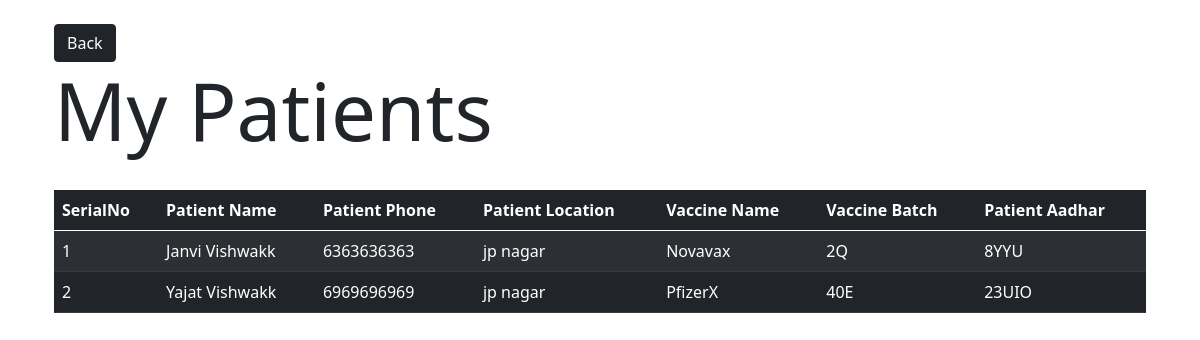
The app's page /doctor/mypatients (signed in) with its own data.
### CovaxinatorAPI/models.py (models this page shows, shortened)
class Patient(db.Model):
	id = db.Column(db.Integer, primary_key=True)
	name = db.Column(db.String)
	phone = db.Column(db.String) #also used as username
	password = db.Column(db.String) #also used as password
	location = db.relationship('Location', secondary=patient_location_association, backref=db.backref('patients', lazy='dynamic'))
	aadhar = db.Column(db.String)
	address = db.Column(db.String)
	is_alive = db.Column(db.String)
	is_vaccinated = db.Column(db.Boolean, default=False)
	doctor_id = db.Column(db.Integer, db.ForeignKey('doctor.id'))
	vaccine_batch_id = db.Column(db.Integer, db.ForeignKey('vaccine_batch.id'))
	side_effects = db.relationship('SideEffects', backref='patient')
	followup_chat_id = db.Column(db.Integer, db.ForeignKey('follow_up_chat_data.id'))

class Location(db.Model):
	id = db.Column(db.Integer, primary_key=True)
	name = db.Column(db.String)

class VaccineBatch(db.Model):
	id = db.Column(db.Integer, primary_key=True)
	vaccine_name = db.Column(db.String)
	batch_id = db.Column(db.String)
	doctor_id = db.Column(db.Integer, db.ForeignKey('doctor.id'))
	patients = db.relationship('Patient', backref='vaccine_batch')
	vaccine_count = db.Column(db.Integer)

### CovaxinatorAPI/doctor/routes.py (the view)
@doctor.route('/mypatients')
def get_my_patients():
	doc_id = session.get('logged_in_doctor')
	if(not doc_id): return redirect(url_for('doctor.doctor_login'))
	doctor = Doctor.query.filter_by(id=doc_id).first()
	patients = doctor.patients
	return render_template('doctor/mypatients.html', title="Fatalities", patients=patients)

### CovaxinatorAPI/templates/doctor/mypatients.html
{% extends 'layout.html' %}
{% block content %}
<div class="container p-4">
<button class="btn btn-dark" onclick="window.history.back()"> Back </button>
<h1 class="display-1">My Patients</h1>
<br>
<table class="table table-striped table-dark" id="tbl">
		<thead>
			<tr>
			<th scope="col">SerialNo</th>
			<th scope="col">Patient Name</th>
			<th scope="col">Patient Phone</th>
			<th scope="col">Patient Location</th>
			<th scope="col">Vaccine Name</th>
			<th scope="col">Vaccine Batch</th>
			<th scope="col">Patient Aadhar</th>
			</tr>
		</thead>
		<tbody id='tbl'>
			{% for e in patients %}
			<tr data-phone="{{e.name}}">
			<td>{{loop.index}}</td>
				<td>{{e.name}}</td>
				<td>{{e.phone}}</td>
				<td>{{e.location[0].name}}</td>
				<td>{{e.vaccine_batch.vaccine_name}}</td>
				<td>{{e.vaccine_batch.batch_id}}</td>
				<td>{{e.aadhar}}</td>
			</tr>
			{% endfor %}
		</tbody>
	</table>
</div>
{% endblock content %}

### CovaxinatorAPI/templates/layout.html (shortened to what this page needs)
<!doctype html>
<html lang="en">
  <head>
    <link href="https://cdn.jsdelivr.net/npm/bootstrap@5.0.0-beta1/dist/css/bootstrap.min.css" rel="stylesheet">
	<link rel="stylesheet" href="{{url_for('static', filename='main.css')}}">
  </head>
  <body>
    {% block content %}
	{% endblock content %}
  </body>
</html>

### records on screen
Patient: name "Janvi Vishwakk", phone "6363636363", name "jp nagar", vaccine_batch.vaccine_name "Novavax", vaccine_batch.batch_id "2Q", aadhar "8YYU"
Patient: name "Yajat Vishwakk", phone "6969696969", name "jp nagar", vaccine_batch.vaccine_name "PfizerX", vaccine_batch.batch_id "40E", aadhar "23UIO"
